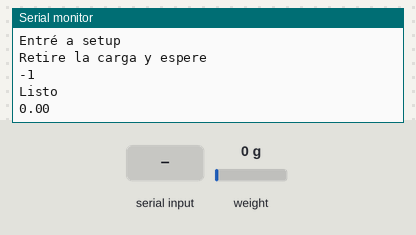
Bench run of a sketch on a simulated Arduino Uno, built with avr-gcc and run on an emulated ATmega328P. Parts: the last lines printed to the serial monitor. Inputs (shaded band) come from the test bench; at power-on: weight on the scale 0 g.

Above: at 7.2 s.
7.3 s: "Tara\n" received over Serial
At 9.2 s:
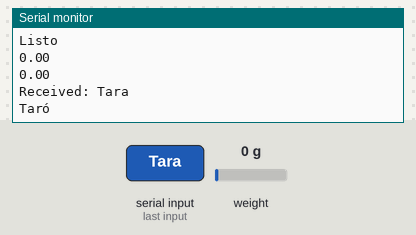
9.5 s: "Calibrar\n" received over Serial
At 21.7 s:
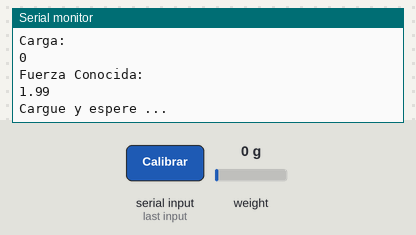
Timing chart, 0 to 23.2 s (numbered marks = the images above; inputs shaded):
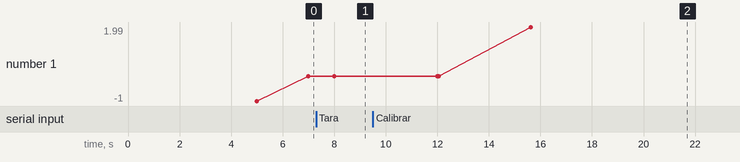

The sketch:

gauge.ino
```cpp
//Include libraries
#include "HX711.h"
#include <Wire.h>
#include <EEPROM.h>

//Define global variables
byte DT=7;
byte CLK=8;
float fuerza_conocida[3] = {1.991, 0.921, 0.333};  // Array of known weights for 3 objects
long escala;

//Crate the "balanza" object
HX711 balanza;


// Calibration function
void calibration(){

  Serial.println("Calibration");
  int i = 0, cal=1;   // Select known weight for calibration (0, 1 or 2)
  float adc_lecture;

  Serial.println("Carga: ");
  Serial.println(i);

  delay(1500);
  balanza.read();
  balanza.set_scale(); // Default scale is 1
  balanza.tare(20);  // Tare function. Number 20 is the number of data used to tare (default = 10)

  // Start calibration process
  while(cal == 1){
    Serial.println("Fuerza Conocida:");
    Serial.println(fuerza_conocida[i], 2);
    delay(5000);

    Serial.println("Cargue y espere ...");
    delay(4000);

    // Read the HX711 value
    adc_lecture = balanza.get_value(100);

    // Calculate the scale taking the value measured divided the known one
    escala = adc_lecture / fuerza_conocida[i];

    // Store scale in EEPROM
    EEPROM.put( 0, escala );
    Serial.println("Retire carga");
    delay(100);
    cal = 0; // To break the while loop
    Serial.println("Ya midió");
  }
}

void setup() {

  // Configure "balanza" object
  balanza.begin(DT, CLK);

  Serial.begin(9600);
  Serial.println("Entré a setup");

  // Read scale from EEPROM
  EEPROM.get( 0, escala );

  Serial.println("Retire la carga y espere");
  delay(2000);
  balanza.set_scale(escala); // Set scale
  balanza.tare(30);
  Serial.println(escala);

  Serial.println("Listo");
  delay(1000);
}

void loop() {
  float carga;

  // Read the value from the gauge
  carga = balanza.get_units(10);
  Serial.println(carga, 2);

  // Read Serial strings
  if (Serial.available() > 0) { // Check if there is a string
    String receivedString = Serial.readStringUntil('\n'); // Read the string

    Serial.print("Received: ");
    Serial.println(receivedString); // Print the spring received

    if (receivedString == "Tara") { // If string = "Tara" then tares
      float valor_tara;
      Serial.println("Taró");
      balanza.tare(20);
      valor_tara = balanza.get_units(10);
    }
    else if (receivedString == "Calibrar") {  // If string = "Calibrar" starts the calibration function
      calibration();
    }
    else if(receivedString == "Prueba"){  // Flag to know when the test data starts
      Serial.println("Comienza prueba");
    }

  }

}
```

Measured:
- after the input at 7.3 s, the serial monitor: prints a new line after 0.71 s (image 1)
- after the input at 9.5 s, the serial monitor: prints a new line after 2.5 s (image 2)
- plotted number 1: 0 → 1.99 after the input at 9.5 s
